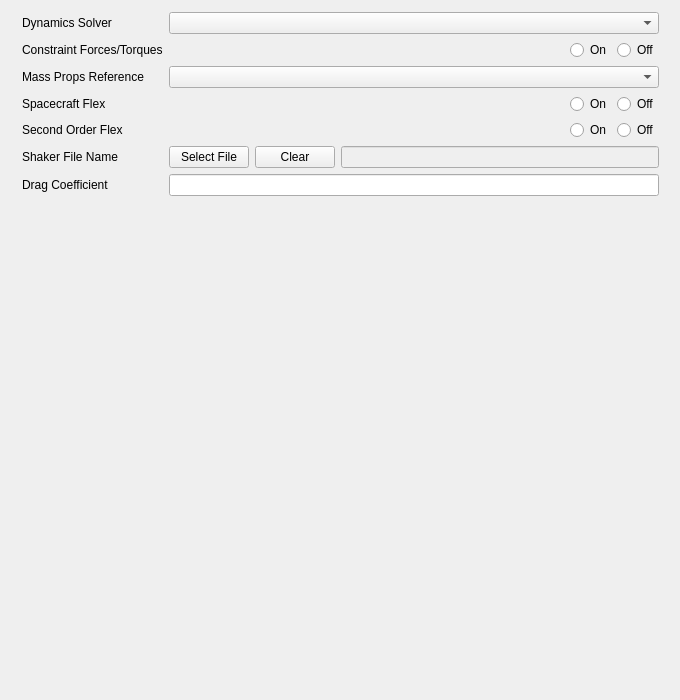
        <widget class="QWidget" name="dynamics">
         <attribute name="title">
          <string>Dynamics</string>
         </attribute>
         <widget class="QWidget" name="gridLayoutWidget">
          <property name="geometry">
           <rect>
            <x>10</x>
            <y>0</y>
            <width>661</width>
            <height>691</height>
           </rect>
          </property>
          <layout class="QGridLayout" name="gridLayout">
           <property name="sizeConstraint">
            <enum>QLayout::SetNoConstraint</enum>
           </property>
           <property name="leftMargin">
            <number>12</number>
           </property>
           <property name="topMargin">
            <number>12</number>
           </property>
           <property name="rightMargin">
            <number>12</number>
           </property>
           <property name="bottomMargin">
            <number>12</number>
           </property>
           <item row="6" column="1">
            <widget class="QLineEdit" name="spc_cur_drag"/>
           </item>
           <item row="4" column="1">
            <layout class="QHBoxLayout" name="horizontalLayout_13">
             <item>
              <spacer name="horizontalSpacer_3">
               <property name="orientation">
                <enum>Qt::Horizontal</enum>
               </property>
               <property name="sizeHint" stdset="0">
                <size>
                 <width>40</width>
                 <height>20</height>
                </size>
               </property>
              </spacer>
             </item>
             <item>
              <widget class="QRadioButton" name="spc_cur_2flex_on">
               <property name="text">
                <string>On</string>
               </property>
               <attribute name="buttonGroup">
                <string notr="true">spc_cur_2flex</string>
               </attribute>
              </widget>
             </item>
             <item>
              <widget class="QRadioButton" name="spc_cur_2flex_off">
               <property name="text">
                <string>Off</string>
               </property>
               <attribute name="buttonGroup">
                <string notr="true">spc_cur_2flex</string>
               </attribute>
              </widget>
             </item>
            </layout>
           </item>
           <item row="1" column="0">
            <widget class="QLabel" name="label_7">
             <property name="text">
              <string>Constraint Forces/Torques</string>
             </property>
            </widget>
           </item>
           <item row="6" column="0">
            <widget class="QLabel" name="label_19">
             <property name="text">
              <string>Drag Coefficient</string>
             </property>
            </widget>
           </item>
           <item row="1" column="1">
            <layout class="QHBoxLayout" name="horizontalLayout_11">
             <item>
              <spacer name="horizontalSpacer">
               <property name="orientation">
                <enum>Qt::Horizontal</enum>
               </property>
               <property name="sizeHint" stdset="0">
                <size>
                 <width>40</width>
                 <height>20</height>
                </size>
               </property>
              </spacer>
             </item>
             <item>
              <widget class="QRadioButton" name="spc_cur_con_on">
               <property name="text">
                <string>On</string>
               </property>
               <attribute name="buttonGroup">
                <string notr="true">spc_cur_con</string>
               </attribute>
              </widget>
             </item>
             <item>
              <widget class="QRadioButton" name="spc_cur_con_off">
               <property name="text">
                <string>Off</string>
               </property>
               <attribute name="buttonGroup">
                <string notr="true">spc_cur_con</string>
               </attribute>
              </widget>
             </item>
            </layout>
           </item>
           <item row="5" column="0">
            <widget class="QLabel" name="label">
             <property name="text">
              <string>Shaker File Name</string>
             </property>
            </widget>
           </item>
           <item row="5" column="1">
            <layout class="QHBoxLayout" name="horizontalLayout_64">
             <item>
              <widget class="QPushButton" name="spc_cur_shaker_select">
               <property name="text">
                <string>Select File</string>
               </property>
              </widget>
             </item>
             <item>
              <widget class="QPushButton" name="spc_cur_shaker_clear">
               <property name="text">
                <string>Clear</string>
               </property>
              </widget>
             </item>
             <item>
              <widget class="QLineEdit" name="spc_cur_shaker_file">
               <property name="enabled">
                <bool>false</bool>
               </property>
              </widget>
             </item>
            </layout>
           </item>
           <item row="3" column="0">
            <widget class="QLabel" name="label_9">
             <property name="text">
              <string>Spacecraft Flex</string>
             </property>
            </widget>
           </item>
           <item row="2" column="1">
            <widget class="QComboBox" name="spc_cur_masspropref"/>
           </item>
           <item row="7" column="0">
            <spacer name="verticalSpacer">
             <property name="orientation">
              <enum>Qt::Vertical</enum>
             </property>
             <property name="sizeHint" stdset="0">
              <size>
               <width>20</width>
               <height>40</height>
              </size>
             </property>
            </spacer>
           </item>
           <item row="0" column="1">
            <widget class="QComboBox" name="spc_cur_solver"/>
           </item>
           <item row="2" column="0">
            <widget class="QLabel" name="label_8">
             <property name="text">
              <string>Mass Props Reference</string>
             </property>
            </widget>
           </item>
           <item row="3" column="1">
            <layout class="QHBoxLayout" name="horizontalLayout_12">
             <item>
              <spacer name="horizontalSpacer_2">
               <property name="orientation">
                <enum>Qt::Horizontal</enum>
               </property>
               <property name="sizeHint" stdset="0">
                <size>
                 <width>40</width>
                 <height>20</height>
                </size>
               </property>
              </spacer>
             </item>
             <item>
              <widget class="QRadioButton" name="spc_cur_flex_on">
               <property name="text">
                <string>On</string>
               </property>
               <attribute name="buttonGroup">
                <string notr="true">spc_cur_flex</string>
               </attribute>
              </widget>
             </item>
             <item>
              <widget class="QRadioButton" name="spc_cur_flex_off">
               <property name="text">
                <string>Off</string>
               </property>
               <attribute name="buttonGroup">
                <string notr="true">spc_cur_flex</string>
               </attribute>
              </widget>
             </item>
            </layout>
           </item>
           <item row="0" column="0">
            <widget class="QLabel" name="label_6">
             <property name="text">
              <string>Dynamics Solver</string>
             </property>
            </widget>
           </item>
           <item row="4" column="0">
            <widget class="QLabel" name="label_18">
             <property name="text">
              <string>Second Order Flex</string>
             </property>
            </widget>
           </item>
          </layout>
         </widget>
        </widget>
